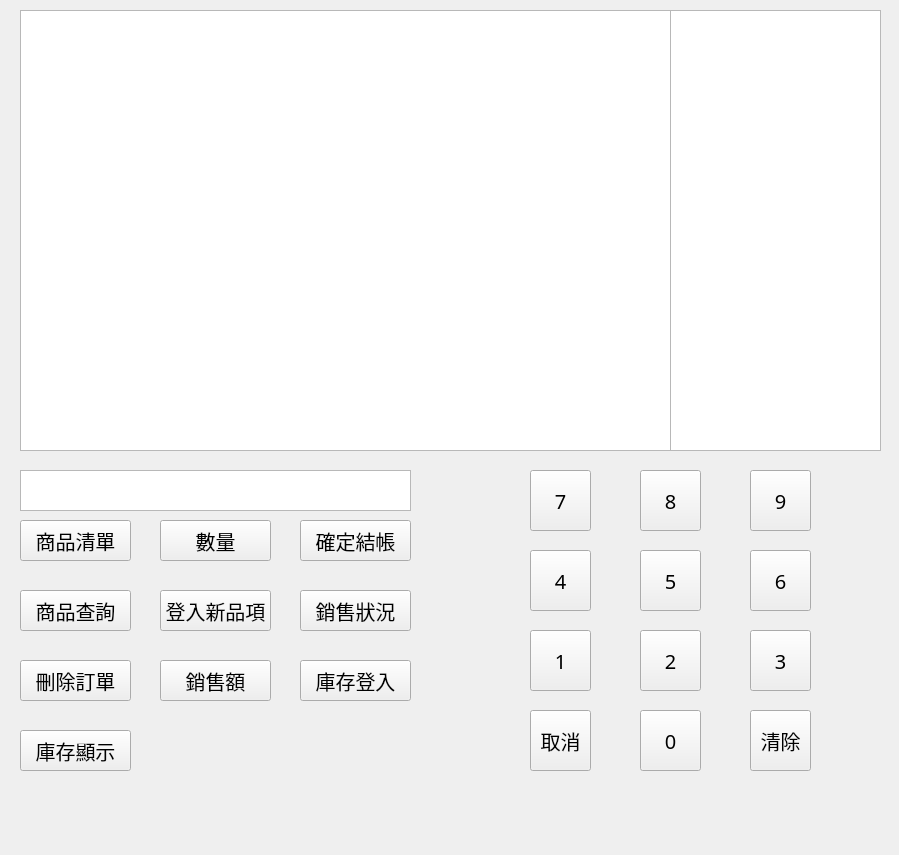
<?xml version="1.0" encoding="UTF-8"?>
<ui version="4.0">
 <class>Form</class>
 <widget class="QWidget" name="Form">
  <property name="geometry">
   <rect>
    <x>0</x>
    <y>0</y>
    <width>899</width>
    <height>855</height>
   </rect>
  </property>
  <property name="font">
   <font>
    <pointsize>9</pointsize>
   </font>
  </property>
  <property name="windowTitle">
   <string>即時銷售盤點</string>
  </property>
  <widget class="QPushButton" name="stockButton">
   <property name="geometry">
    <rect>
     <x>20</x>
     <y>520</y>
     <width>111</width>
     <height>41</height>
    </rect>
   </property>
   <property name="font">
    <font>
     <family>微軟正黑體</family>
     <pointsize>15</pointsize>
    </font>
   </property>
   <property name="text">
    <string>商品清單</string>
   </property>
  </widget>
  <widget class="QPushButton" name="enter_itemButton">
   <property name="geometry">
    <rect>
     <x>160</x>
     <y>590</y>
     <width>111</width>
     <height>41</height>
    </rect>
   </property>
   <property name="font">
    <font>
     <family>微軟正黑體</family>
     <pointsize>15</pointsize>
    </font>
   </property>
   <property name="text">
    <string>登入新品項</string>
   </property>
  </widget>
  <widget class="QPushButton" name="numButton">
   <property name="geometry">
    <rect>
     <x>160</x>
     <y>520</y>
     <width>111</width>
     <height>41</height>
    </rect>
   </property>
   <property name="font">
    <font>
     <family>微軟正黑體</family>
     <pointsize>15</pointsize>
    </font>
   </property>
   <property name="text">
    <string>數量</string>
   </property>
  </widget>
  <widget class="QPushButton" name="settleButton">
   <property name="geometry">
    <rect>
     <x>300</x>
     <y>520</y>
     <width>111</width>
     <height>41</height>
    </rect>
   </property>
   <property name="font">
    <font>
     <family>微軟正黑體</family>
     <pointsize>15</pointsize>
    </font>
   </property>
   <property name="text">
    <string>確定結帳</string>
   </property>
  </widget>
  <widget class="QPushButton" name="check_stockButton">
   <property name="geometry">
    <rect>
     <x>20</x>
     <y>730</y>
     <width>111</width>
     <height>41</height>
    </rect>
   </property>
   <property name="font">
    <font>
     <family>微軟正黑體</family>
     <pointsize>15</pointsize>
    </font>
   </property>
   <property name="text">
    <string>庫存顯示</string>
   </property>
  </widget>
  <widget class="QPlainTextEdit" name="plainTextEdit">
   <property name="geometry">
    <rect>
     <x>20</x>
     <y>470</y>
     <width>391</width>
     <height>41</height>
    </rect>
   </property>
   <property name="font">
    <font>
     <family>微軟正黑體</family>
     <pointsize>15</pointsize>
    </font>
   </property>
  </widget>
  <widget class="QPushButton" name="enter_stockButton">
   <property name="geometry">
    <rect>
     <x>300</x>
     <y>660</y>
     <width>111</width>
     <height>41</height>
    </rect>
   </property>
   <property name="font">
    <font>
     <family>微軟正黑體</family>
     <pointsize>15</pointsize>
    </font>
   </property>
   <property name="text">
    <string>庫存登入</string>
   </property>
  </widget>
  <widget class="QTableView" name="tableView">
   <property name="geometry">
    <rect>
     <x>20</x>
     <y>10</y>
     <width>651</width>
     <height>441</height>
    </rect>
   </property>
   <property name="font">
    <font>
     <family>微軟正黑體</family>
     <pointsize>15</pointsize>
    </font>
   </property>
  </widget>
  <widget class="QPushButton" name="searchButton">
   <property name="geometry">
    <rect>
     <x>20</x>
     <y>590</y>
     <width>111</width>
     <height>41</height>
    </rect>
   </property>
   <property name="font">
    <font>
     <family>微軟正黑體</family>
     <pointsize>15</pointsize>
    </font>
   </property>
   <property name="text">
    <string>商品查詢</string>
   </property>
  </widget>
  <widget class="QTextBrowser" name="textBrowser">
   <property name="geometry">
    <rect>
     <x>670</x>
     <y>10</y>
     <width>211</width>
     <height>441</height>
    </rect>
   </property>
   <property name="font">
    <font>
     <family>微軟正黑體</family>
     <pointsize>15</pointsize>
    </font>
   </property>
  </widget>
  <widget class="QPushButton" name="sells_stateButton">
   <property name="geometry">
    <rect>
     <x>300</x>
     <y>590</y>
     <width>111</width>
     <height>41</height>
    </rect>
   </property>
   <property name="font">
    <font>
     <family>微軟正黑體</family>
     <pointsize>15</pointsize>
    </font>
   </property>
   <property name="text">
    <string>銷售狀況</string>
   </property>
  </widget>
  <widget class="QPushButton" name="num7">
   <property name="geometry">
    <rect>
     <x>530</x>
     <y>470</y>
     <width>61</width>
     <height>61</height>
    </rect>
   </property>
   <property name="font">
    <font>
     <family>微軟正黑體</family>
     <pointsize>15</pointsize>
    </font>
   </property>
   <property name="text">
    <string>7</string>
   </property>
  </widget>
  <widget class="QPushButton" name="num9">
   <property name="geometry">
    <rect>
     <x>750</x>
     <y>470</y>
     <width>61</width>
     <height>61</height>
    </rect>
   </property>
   <property name="font">
    <font>
     <family>微軟正黑體</family>
     <pointsize>15</pointsize>
    </font>
   </property>
   <property name="text">
    <string>9</string>
   </property>
  </widget>
  <widget class="QPushButton" name="num6">
   <property name="geometry">
    <rect>
     <x>750</x>
     <y>550</y>
     <width>61</width>
     <height>61</height>
    </rect>
   </property>
   <property name="font">
    <font>
     <family>微軟正黑體</family>
     <pointsize>15</pointsize>
    </font>
   </property>
   <property name="text">
    <string>6</string>
   </property>
  </widget>
  <widget class="QPushButton" name="num5">
   <property name="geometry">
    <rect>
     <x>640</x>
     <y>550</y>
     <width>61</width>
     <height>61</height>
    </rect>
   </property>
   <property name="font">
    <font>
     <family>微軟正黑體</family>
     <pointsize>15</pointsize>
    </font>
   </property>
   <property name="text">
    <string>5</string>
   </property>
  </widget>
  <widget class="QPushButton" name="num4">
   <property name="geometry">
    <rect>
     <x>530</x>
     <y>550</y>
     <width>61</width>
     <height>61</height>
    </rect>
   </property>
   <property name="font">
    <font>
     <family>微軟正黑體</family>
     <pointsize>15</pointsize>
    </font>
   </property>
   <property name="text">
    <string>4</string>
   </property>
  </widget>
  <widget class="QPushButton" name="num8">
   <property name="geometry">
    <rect>
     <x>640</x>
     <y>470</y>
     <width>61</width>
     <height>61</height>
    </rect>
   </property>
   <property name="font">
    <font>
     <family>微軟正黑體</family>
     <pointsize>15</pointsize>
    </font>
   </property>
   <property name="text">
    <string>8</string>
   </property>
  </widget>
  <widget class="QPushButton" name="num1">
   <property name="geometry">
    <rect>
     <x>530</x>
     <y>630</y>
     <width>61</width>
     <height>61</height>
    </rect>
   </property>
   <property name="font">
    <font>
     <family>微軟正黑體</family>
     <pointsize>15</pointsize>
    </font>
   </property>
   <property name="text">
    <string>1</string>
   </property>
  </widget>
  <widget class="QPushButton" name="num2">
   <property name="geometry">
    <rect>
     <x>640</x>
     <y>630</y>
     <width>61</width>
     <height>61</height>
    </rect>
   </property>
   <property name="font">
    <font>
     <family>微軟正黑體</family>
     <pointsize>15</pointsize>
    </font>
   </property>
   <property name="text">
    <string>2</string>
   </property>
  </widget>
  <widget class="QPushButton" name="clearButton">
   <property name="geometry">
    <rect>
     <x>750</x>
     <y>710</y>
     <width>61</width>
     <height>61</height>
    </rect>
   </property>
   <property name="font">
    <font>
     <family>微軟正黑體</family>
     <pointsize>15</pointsize>
    </font>
   </property>
   <property name="text">
    <string>清除</string>
   </property>
  </widget>
  <widget class="QPushButton" name="num0">
   <property name="geometry">
    <rect>
     <x>640</x>
     <y>710</y>
     <width>61</width>
     <height>61</height>
    </rect>
   </property>
   <property name="font">
    <font>
     <family>微軟正黑體</family>
     <pointsize>15</pointsize>
    </font>
   </property>
   <property name="text">
    <string>0</string>
   </property>
  </widget>
  <widget class="QPushButton" name="cancelButton">
   <property name="geometry">
    <rect>
     <x>530</x>
     <y>710</y>
     <width>61</width>
     <height>61</height>
    </rect>
   </property>
   <property name="font">
    <font>
     <family>微軟正黑體</family>
     <pointsize>15</pointsize>
    </font>
   </property>
   <property name="text">
    <string>取消</string>
   </property>
  </widget>
  <widget class="QPushButton" name="num3">
   <property name="geometry">
    <rect>
     <x>750</x>
     <y>630</y>
     <width>61</width>
     <height>61</height>
    </rect>
   </property>
   <property name="font">
    <font>
     <family>微軟正黑體</family>
     <pointsize>15</pointsize>
    </font>
   </property>
   <property name="text">
    <string>3</string>
   </property>
  </widget>
  <widget class="QLabel" name="Errorlabel">
   <property name="geometry">
    <rect>
     <x>20</x>
     <y>790</y>
     <width>391</width>
     <height>41</height>
    </rect>
   </property>
   <property name="font">
    <font>
     <family>微軟正黑體</family>
     <pointsize>15</pointsize>
    </font>
   </property>
   <property name="text">
    <string/>
   </property>
  </widget>
  <widget class="QPushButton" name="cancelorderButton">
   <property name="geometry">
    <rect>
     <x>20</x>
     <y>660</y>
     <width>111</width>
     <height>41</height>
    </rect>
   </property>
   <property name="font">
    <font>
     <family>微軟正黑體</family>
     <pointsize>15</pointsize>
    </font>
   </property>
   <property name="text">
    <string>刪除訂單</string>
   </property>
  </widget>
  <widget class="QPushButton" name="revenueButton">
   <property name="geometry">
    <rect>
     <x>160</x>
     <y>660</y>
     <width>111</width>
     <height>41</height>
    </rect>
   </property>
   <property name="font">
    <font>
     <family>微軟正黑體</family>
     <pointsize>15</pointsize>
    </font>
   </property>
   <property name="text">
    <string>銷售額</string>
   </property>
  </widget>
 </widget>
 <resources/>
 <connections/>
</ui>
